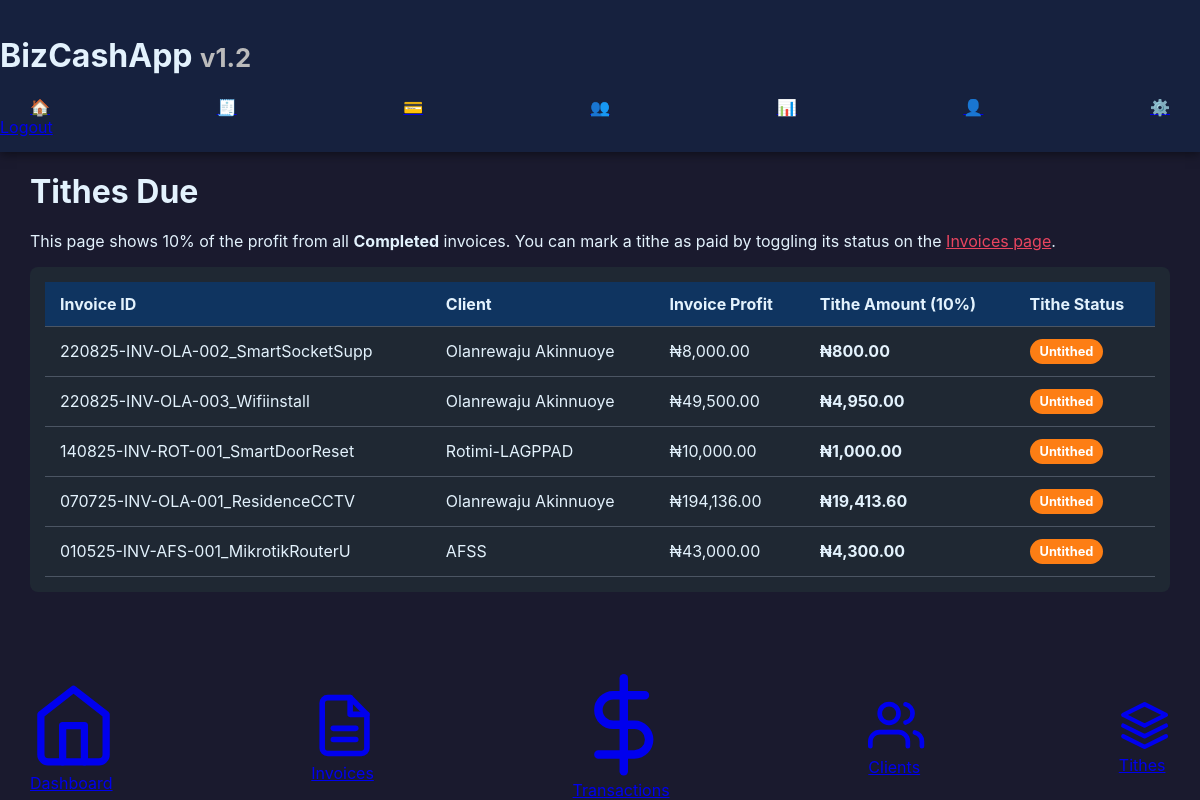
The app's page /tithes.php (signed in) with its own data.
### tables this page shows
CREATE TABLE `invoices` (
  `id` int NOT NULL,
  `invoice_display_id` varchar(255) DEFAULT NULL,
  `client_id` int NOT NULL,
  `invoice_date` date NOT NULL,
  `description` text,
  `status` enum('Open','Completed') NOT NULL DEFAULT 'Open',
  `payment_status` enum('Unpaid','Paid') NOT NULL DEFAULT 'Unpaid',
  `tithe_status` enum('Untithed','Tithed') NOT NULL DEFAULT 'Untithed',
  `created_at` timestamp NOT NULL DEFAULT CURRENT_TIMESTAMP
);

CREATE TABLE `clients` (
  `id` int NOT NULL,
  `name` varchar(255) NOT NULL,
  `email` varchar(255) DEFAULT NULL,
  `phone` varchar(50) DEFAULT NULL,
  `created_at` timestamp NOT NULL DEFAULT CURRENT_TIMESTAMP
);

### config.php (called while the page is built)
<?php
return [
    'db' => [
        'host' => 'localhost',
        'user' => 'cyberros_aiuser',
        'pass' => 'Admin4gpt*',
        'name' => 'cyberros_bizcashapp',
    ],
    'app' => [
        'version' => '1.2',
        'currency' => 'NGN',
        'country' => 'Nigeria',
        'tax_enabled' => false,
        'tax_rate' => 7.5,
        'admin_user' => [
            'username' => 'admin',
            'password_hash' => null,
            'role' => 'admin'
        ],
    ],
];
?>

### tithes.php (the view)
<?php
require_once 'header.php';
?>
<div class="container">
    <div class="page-header">
        <h1>Tithes Due</h1>
    </div>
    <p>This page shows 10% of the profit from all <strong>Completed</strong> invoices. You can mark a tithe as paid by toggling its status on the <a href="invoices.php" style="color: var(--primary-accent);">Invoices page</a>.</p>
    <div class="table-wrapper">
        <table>
            <thead>
                <tr>
                    <th>Invoice ID</th>
                    <th>Client</th>
                    <th>Invoice Profit</th>
                    <th>Tithe Amount (10%)</th>
                    <th>Tithe Status</th>
                </tr>
            </thead>
            <tbody>
                <?php
                $sql = "
                    SELECT
                        i.id,
                        i.invoice_display_id,
                        c.name as client_name,
                        i.tithe_status,
                        (
                            (SELECT COALESCE(SUM(amount), 0) FROM transactions WHERE invoice_id = i.id AND type = 'Inflow') -
                            (SELECT COALESCE(SUM(amount), 0) FROM transactions WHERE invoice_id = i.id AND type = 'Outflow')
                        ) as profit
                    FROM invoices i
                    JOIN clients c ON i.client_id = c.id
                    WHERE i.status = 'Completed'
                    HAVING profit > 0
                    ORDER BY i.invoice_date DESC
                ";
                $result = $conn->query($sql);
                if ($result && $result->num_rows > 0) {
                    while($row = $result->fetch_assoc()) {
                        $tithe_amount = $row['profit'] * 0.10;
                        $display_id = htmlspecialchars($row['invoice_display_id'] ?: '#' . $row['id']);
                        echo "<tr>";
                        echo "<td>" . $display_id . "</td>";
                        echo "<td>" . htmlspecialchars($row["client_name"]) . "</td>";
                        echo "<td>₦" . number_format($row["profit"], 2) . "</td>";
                        echo "<td><strong>₦" . number_format($tithe_amount, 2) . "</strong></td>";
                        echo "<td><span class='status status-" . strtolower($row['tithe_status']) . "'>" . $row['tithe_status'] . "</span></td>";
                        echo "</tr>";
                    }
                } else {
                    echo "<tr><td colspan='5'>No tithes due from completed invoices.</td></tr>";
                }
                ?>
            </tbody>
        </table>
    </div>
</div>
<?php require_once 'footer.php'; ?>

### header.php (shortened to what this page needs)
<?php
$config = include __DIR__ . '/config.php';
$appVersion = $config['app']['version'] ?? '1.2';
?>
<!DOCTYPE html>
<html lang="en">
<head>
    <link rel="stylesheet" href="style.css">
</head>
<body>
    <header>
        <div class="logo">
            <h1>BizCashApp <span style="font-size:0.8em;color:#bbb;">v<?= htmlspecialchars($appVersion) ?></span></h1>
        </div>
        <nav class="nav">
            <a href="index.php" title="Dashboard">🏠</a>
            <a href="invoices.php" title="Invoices">🧾</a>
            <a href="transactions.php" title="Transactions">💳</a>
            <a href="clients.php" title="Clients">👥</a>
            <a href="trial_balance.php" title="Trial Balance">📊</a>
            <a href="users.php" title="Users">👤</a>
            <a href="settings.php" title="Settings">⚙️</a>
        </nav>
        <div class="logout">
            <a href="logout.php">Logout</a>
        </div>
    </header>

### footer.php (shortened to what this page needs)
<?php
$current_page = basename($_SERVER['PHP_SELF']);
?>
<nav class="bottom-nav">
    <a href="index.php" class="<?php echo ($current_page == 'index.php') ? 'active' : ''; ?>">
        <svg class="icon" xmlns="http://www.w3.org/2000/svg" viewBox="0 0 24 24" fill="none" stroke="currentColor" stroke-width="2" stroke-linecap="round" stroke-linejoin="round"><path d="M3 9l9-7 9 7v11a2 2 0 0 1-2 2H5a2 2 0 0 1-2-2z"></path><polyline points="9 22 9 12 15 12 15 22"></polyline></svg>
        <span class="label">Dashboard</span>
    </a>
    <a href="invoices.php" class="<?php echo ($current_page == 'invoices.php') ? 'active' : ''; ?>">
        <span class="label">Invoices</span>
    </a>
    <a href="transactions.php" class="<?php echo ($current_page == 'transactions.php') ? 'active' : ''; ?>">
        <svg class="icon" xmlns="http://www.w3.org/2000/svg" viewBox="0 0 24 24" fill="none" stroke="currentColor" stroke-width="2" stroke-linecap="round" stroke-linejoin="round"><line x1="12" y1="1" x2="12" y2="23"></line><path d="M17 5H9.5a3.5 3.5 0 0 0 0 7h5a3.5 3.5 0 0 1 0 7H6"></path></svg>
        <span class="label">Transactions</span>
    </a>
    <a href="clients.php" class="<?php echo ($current_page == 'clients.php') ? 'active' : ''; ?>">
        <span class="label">Clients</span>
    </a>
    <a href="tithes.php" class="<?php echo ($current_page == 'tithes.php') ? 'active' : ''; ?>">
       <svg class="icon" xmlns="http://www.w3.org/2000/svg" viewBox="0 0 24 24" fill="none" stroke="currentColor" stroke-width="2" stroke-linecap="round" stroke-linejoin="round"><path d="M12 2L2 7l10 5 10-5-10-5zM2 17l10 5 10-5M2 12l10 5 10-5"></path></svg>
        <span class="label">Tithes</span>
    </a>
</nav>
</body>
</html>

### style.css (style rules this page uses)
:root { --primary-bg: #1a1a2e; --secondary-bg: #16213e; --tertiary-bg: #0f3460; --card-bg: #1f2833; --text-color: #e3f2fd; --primary-accent: #e94560; --secondary-accent: #53bf9d; --green: #28a745; --orange: #fd7e14; --blue: #007bff; --light-gray: #c5c6c7; --border-color: #4b5563; }
body { margin: 0; font-family: -apple-system, BlinkMacSystemFont, "Segoe UI", Roboto, "Helvetica Neue", Arial, sans-serif; background-color: var(--primary-bg); color: var(--text-color); font-size: 16px; display: flex; flex-direction: column; min-height: 100vh; }
.container { width: 95%; max-width: 1200px; margin: 0 auto; padding: 20px 10px; flex: 1; }
header { background-color: var(--secondary-bg); padding: 15px 0; box-shadow: 0 2px 10px rgba(0, 0, 0, 0.5); position: sticky; top: 0; z-index: 1000; }
nav { display: flex; justify-content: space-between; align-items: center; width: 95%; margin: 0 auto; }
.page-header { display: flex; justify-content: space-between; align-items: center; margin-bottom: 20px; flex-wrap: wrap; }
.page-header h1 { margin: 0; }
.table-wrapper { overflow-x: auto; background-color: var(--card-bg); padding: 15px; border-radius: 8px; }
table { width: 100%; border-collapse: collapse; white-space: nowrap; }
th, td { padding: 12px 15px; text-align: left; border-bottom: 1px solid var(--border-color); }
th { background-color: var(--tertiary-bg); }
.status { padding: 5px 10px; border-radius: 15px; font-size: 0.8rem; font-weight: bold; color: white; text-align: center; display: inline-block; }
.status-untithed { background-color: var(--orange); }

### records on screen
invoices: invoice_display "220825-INV-OLA-002_SmartSocketSupp", client.name "Olanrewaju Akinnuoye", profit "8,000.00", tithe_amount "800.00", tithe_status "Untithed"
invoices: invoice_display "220825-INV-OLA-003_Wifiinstall", client.name "Olanrewaju Akinnuoye", profit "49,500.00", tithe_amount "4,950.00", tithe_status "Untithed"
invoices: invoice_display "140825-INV-ROT-001_SmartDoorReset", client.name "Rotimi-LAGPPAD", profit "10,000.00", tithe_amount "1,000.00", tithe_status "Untithed"
invoices: invoice_display "070725-INV-OLA-001_ResidenceCCTV", client.name "Olanrewaju Akinnuoye", profit "194,136.00", tithe_amount "19,413.60", tithe_status "Untithed"
invoices: invoice_display "010525-INV-AFS-001_MikrotikRouterU", client.name "AFSS", profit "43,000.00", tithe_amount "4,300.00", tithe_status "Untithed"

### other values on screen
$appVersion "1.2"
